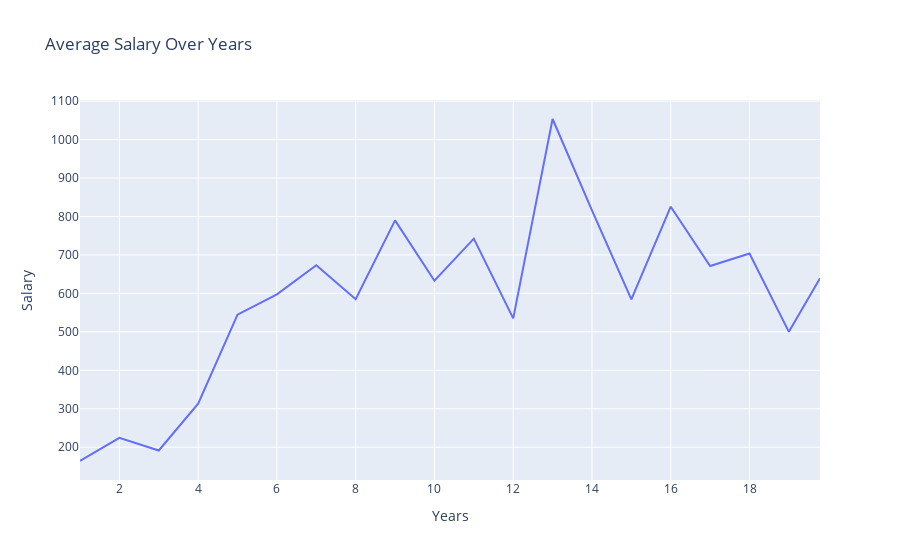

Write notebook code for a chart like this one.
### Code cell
import plotly.express as px
grouped_df = df.groupby('Years')['Salary'].mean().reset_index()
fig = px.line(grouped_df, x='Years', y='Salary', title='Average Salary Over Years')
fig.show()

### Figure 1 — Plotly figure (JSON) as saved in the notebook; plotly's stock layout.template omitted (floating-point values rounded to 4 significant figures)
{"data": [{"hovertemplate": "Years=%{x}<br>Salary=%{y}<extra></extra>", "legendgroup": "", "line": {"color": "#636efa", "dash": "solid"}, "marker": {"symbol": "circle"}, "mode": "lines", "name": "", "orientation": "v", "showlegend": false, "type": "scatter", "x": [1, 2, 3, 4, 5, 6, 7, 8, 9, 10, 11, 12, 13, 14, 15, 16, 17, 18, 19, 19.79], "xaxis": "x", "y": [164.2, 224.3, 191.5, 313.2, 544.7, 597.7, 673.0, 584.8, 789.9, 632.9, 742.3, 535.1, 1054.0, 815.7, 584.7, 825.4, 671.3, 703.5, 500, 639.2], "yaxis": "y"}], "layout": {"autosize": true, "legend": {"tracegroupgap": 0}, "title": {"text": "Average Salary Over Years"}, "xaxis": {"anchor": "y", "autorange": true, "domain": [0, 1], "range": [1, 19.79], "title": {"text": "Years"}, "type": "linear"}, "yaxis": {"anchor": "x", "autorange": true, "domain": [0, 1], "range": [114.8, 1103.0], "title": {"text": "Salary"}, "type": "linear"}}}
